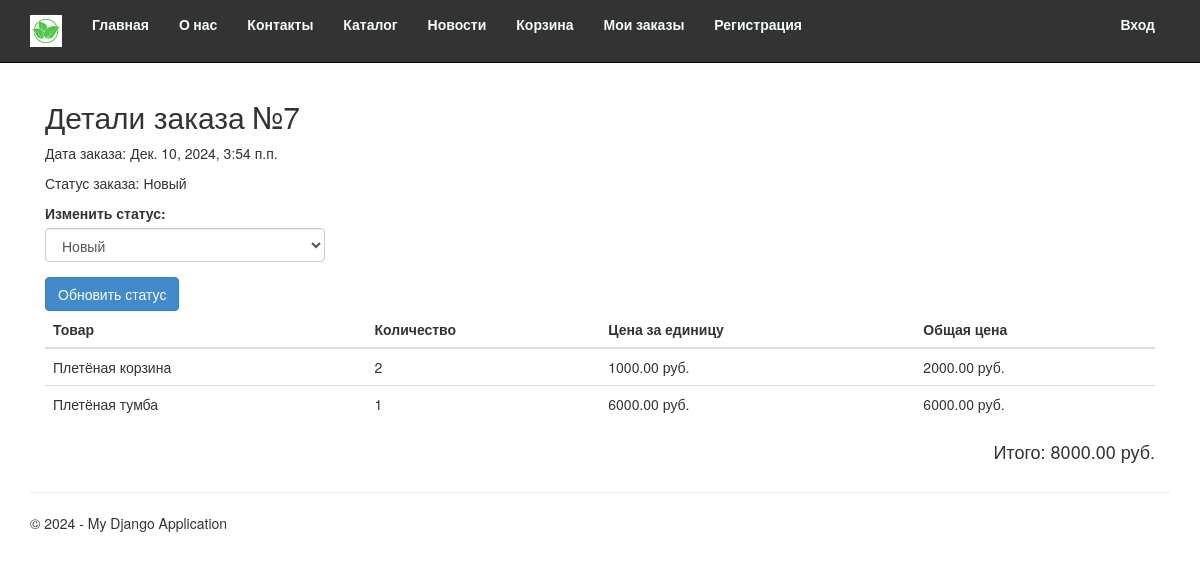
Page /manage/order/7/ on the committed database.
### app/models.py (models this page shows, shortened)
class Order(models.Model):
    user = models.ForeignKey(User, on_delete=models.CASCADE, verbose_name="Пользователь")
    order_date = models.DateTimeField(auto_now_add=True, verbose_name="Дата заказа")
    total_price = models.DecimalField(max_digits=10, decimal_places=2, verbose_name="Общая стоимость")
    status = models.ForeignKey(Status, on_delete=models.CASCADE, verbose_name="Статус заказа")
    class Meta:
        verbose_name = "Заказ"
        verbose_name_plural = "Заказы"

class Status(models.Model):
    name = models.CharField(max_length=100, verbose_name="Название статуса")
    class Meta:
        verbose_name = "Статус заказа"
        verbose_name_plural = "Статусы заказов"

class OrderItem(models.Model):
    order = models.ForeignKey(Order, on_delete=models.CASCADE, verbose_name="Заказ")
    product = models.ForeignKey(Product, on_delete=models.CASCADE, verbose_name="Товар")
    quantity = models.PositiveIntegerField(verbose_name="Количество")
    price_at_time_order = models.DecimalField(max_digits=10, decimal_places=2, verbose_name="Цена на момент заказа")
    class Meta:
        verbose_name = "Товар в заказе"
        verbose_name_plural = "Товары в заказе"

class Product(models.Model):
    name = models.CharField(max_length=100, verbose_name="Название товара")
    description = models.TextField(verbose_name="Описание товара")
    price = models.DecimalField(max_digits=10, decimal_places=2, verbose_name="Цена")
    image = models.FileField(default = 'temp.jmp', verbose_name = "Путь к картинке")
    category_id = models.ForeignKey(Category, on_delete=models.CASCADE, verbose_name="Категория")
    class Meta:
        verbose_name = "Товар"
        verbose_name_plural = "Товары"

### app/views.py (the view)
# urls.py: path('manage/order/<int:order_id>/', views.manage_order_detail, name='manage_order_detail'),
def manage_order_detail(request, order_id):
    order = get_object_or_404(Order, id=order_id)
    order_items = OrderItem.objects.filter(order=order)
    statuses = Status.objects.all()
    if request.method == 'POST':
        new_status_id = request.POST.get('status')
        new_status = get_object_or_404(Status, id=new_status_id)
        order.status = new_status
        order.save()
        return redirect('manage_order_detail', order_id=order.id)
    return render(
        request,
        'app/manage_order_detail.html',
        {
            'order': order,
            'order_items': order_items,
            'statuses': statuses,
            'year': datetime.now().year,
        }
    )

### app/templates/app/manage_order_detail.html (shortened to what this page needs)
{% extends "app/layout.html" %}
{% load mathfilters %}
{% block content %}
<div class="container mt-5">
    <h2>Детали заказа №{{ order.id }}</h2>
    <p>Дата заказа: {{ order.order_date }}</p>
    <p>Статус заказа: {{ order.status.name }}</p>
    <form method="post" action="{% url 'manage_order_detail' order.id %}">
        <div class="form-group">
            <label for="status">Изменить статус:</label>
            <select name="status" id="status" class="form-control">
                {% for status in statuses %}
                <option value="{{ status.id }}" {% if status == order.status %}selected{% endif %}>{{ status.name }}</option>
                {% endfor %}
            </select>
        </div>
        <button type="submit" class="btn btn-primary">Обновить статус</button>
    </form>
    <table class="table mt-3">
        <thead>
            <tr>
                <th>Товар</th>
                <th>Количество</th>
                <th>Цена за единицу</th>
                <th>Общая цена</th>
            </tr>
        </thead>
        <tbody>
            {% for item in order_items %}
            <tr>
                <td>{{ item.product.name }}</td>
                <td>{{ item.quantity }}</td>
                <td>{{ item.price_at_time_order }} руб.</td>
                <td>{{ item.price_at_time_order|mul:item.quantity }} руб.</td>
            </tr>
            {% endfor %}
        </tbody>
    </table>
    <div class="text-right">
        <h4>Итого: {{ order.total_price }} руб.</h4>
    </div>
</div>
{% endblock %}

### app/static/app/content/site.css (style rules this page uses)
body { padding-top: 80px; padding-bottom: 20px; }
input, select, textarea { max-width: 280px; }

### rows in the picture
Order: id "7", order_date "Дек. 10, 2024, 3:54 п.п.", status.name "Новый", status "Новый", total_price "8000.00"
OrderItem: product.name "Плетёная корзина", quantity "2", price_at_time_order "1000.00", price_at_time_order|mul "2000.00"
OrderItem: product.name "Плетёная тумба", quantity "1", price_at_time_order "6000.00", price_at_time_order|mul "6000.00"
